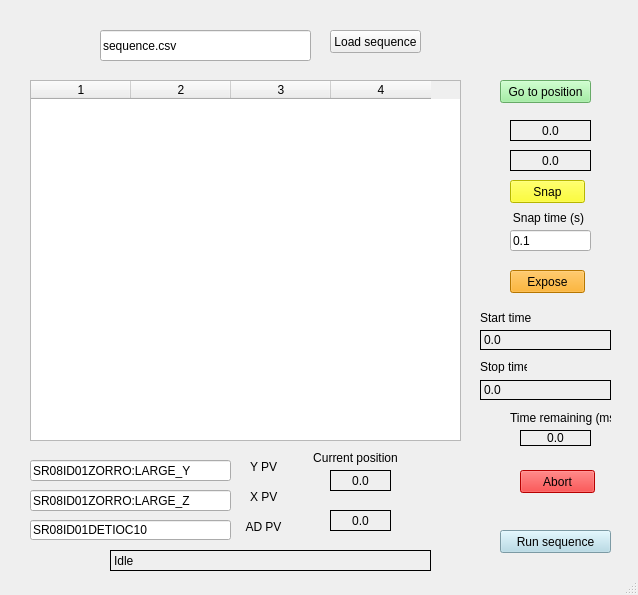
<?xml version="1.0" encoding="UTF-8"?>
<ui version="4.0">
 <class>MainWindow</class>
 <widget class="QMainWindow" name="MainWindow">
  <property name="geometry">
   <rect>
    <x>0</x>
    <y>0</y>
    <width>638</width>
    <height>595</height>
   </rect>
  </property>
  <property name="windowTitle">
   <string>Sequencer App</string>
  </property>
  <widget class="QWidget" name="centralwidget">
   <widget class="QTableWidget" name="tableWidgetPosList">
    <property name="geometry">
     <rect>
      <x>30</x>
      <y>80</y>
      <width>431</width>
      <height>361</height>
     </rect>
    </property>
    <property name="rowCount">
     <number>0</number>
    </property>
    <property name="columnCount">
     <number>4</number>
    </property>
    <column/>
    <column/>
    <column/>
    <column/>
   </widget>
   <widget class="QLineEdit" name="lineEditSeqFile">
    <property name="geometry">
     <rect>
      <x>100</x>
      <y>30</y>
      <width>211</width>
      <height>31</height>
     </rect>
    </property>
    <property name="text">
     <string>sequence.csv</string>
    </property>
   </widget>
   <widget class="QPushButton" name="pushButtonLoadSeq">
    <property name="geometry">
     <rect>
      <x>330</x>
      <y>30</y>
      <width>91</width>
      <height>23</height>
     </rect>
    </property>
    <property name="text">
     <string>Load sequence</string>
    </property>
   </widget>
   <widget class="QPushButton" name="pushButtonGo">
    <property name="geometry">
     <rect>
      <x>500</x>
      <y>530</y>
      <width>111</width>
      <height>23</height>
     </rect>
    </property>
    <property name="styleSheet">
     <string notr="true">background-color:lightblue</string>
    </property>
    <property name="text">
     <string>Run sequence</string>
    </property>
   </widget>
   <widget class="QLineEdit" name="lineEditXPV">
    <property name="geometry">
     <rect>
      <x>30</x>
      <y>460</y>
      <width>201</width>
      <height>21</height>
     </rect>
    </property>
    <property name="text">
     <string>SR08ID01ZORRO:LARGE_Y</string>
    </property>
   </widget>
   <widget class="QLineEdit" name="lineEditYPV">
    <property name="geometry">
     <rect>
      <x>30</x>
      <y>490</y>
      <width>201</width>
      <height>21</height>
     </rect>
    </property>
    <property name="text">
     <string>SR08ID01ZORRO:LARGE_Z</string>
    </property>
   </widget>
   <widget class="QLabel" name="label">
    <property name="geometry">
     <rect>
      <x>250</x>
      <y>460</y>
      <width>47</width>
      <height>13</height>
     </rect>
    </property>
    <property name="text">
     <string>Y PV</string>
    </property>
   </widget>
   <widget class="QLabel" name="label_2">
    <property name="geometry">
     <rect>
      <x>250</x>
      <y>490</y>
      <width>47</width>
      <height>13</height>
     </rect>
    </property>
    <property name="text">
     <string>X PV</string>
    </property>
   </widget>
   <widget class="QLabel" name="labelXPos">
    <property name="geometry">
     <rect>
      <x>330</x>
      <y>470</y>
      <width>61</width>
      <height>21</height>
     </rect>
    </property>
    <property name="frameShape">
     <enum>QFrame::Box</enum>
    </property>
    <property name="text">
     <string>0.0</string>
    </property>
    <property name="alignment">
     <set>Qt::AlignCenter</set>
    </property>
   </widget>
   <widget class="QLabel" name="labelYPos">
    <property name="geometry">
     <rect>
      <x>330</x>
      <y>510</y>
      <width>61</width>
      <height>21</height>
     </rect>
    </property>
    <property name="frameShape">
     <enum>QFrame::Box</enum>
    </property>
    <property name="text">
     <string>0.0</string>
    </property>
    <property name="alignment">
     <set>Qt::AlignCenter</set>
    </property>
   </widget>
   <widget class="QPushButton" name="pushButtonGoTo">
    <property name="geometry">
     <rect>
      <x>500</x>
      <y>80</y>
      <width>91</width>
      <height>23</height>
     </rect>
    </property>
    <property name="styleSheet">
     <string notr="true">background-color:lightgreen</string>
    </property>
    <property name="text">
     <string>Go to position</string>
    </property>
   </widget>
   <widget class="QLabel" name="label_3">
    <property name="geometry">
     <rect>
      <x>310</x>
      <y>450</y>
      <width>91</width>
      <height>16</height>
     </rect>
    </property>
    <property name="text">
     <string>Current position</string>
    </property>
    <property name="alignment">
     <set>Qt::AlignCenter</set>
    </property>
   </widget>
   <widget class="QLabel" name="labelGoToX">
    <property name="geometry">
     <rect>
      <x>510</x>
      <y>120</y>
      <width>81</width>
      <height>21</height>
     </rect>
    </property>
    <property name="frameShape">
     <enum>QFrame::Box</enum>
    </property>
    <property name="text">
     <string>0.0</string>
    </property>
    <property name="alignment">
     <set>Qt::AlignCenter</set>
    </property>
   </widget>
   <widget class="QLabel" name="labelGoToY">
    <property name="geometry">
     <rect>
      <x>510</x>
      <y>150</y>
      <width>81</width>
      <height>21</height>
     </rect>
    </property>
    <property name="frameShape">
     <enum>QFrame::Box</enum>
    </property>
    <property name="text">
     <string>0.0</string>
    </property>
    <property name="alignment">
     <set>Qt::AlignCenter</set>
    </property>
   </widget>
   <widget class="QPushButton" name="pushButtonSnap">
    <property name="geometry">
     <rect>
      <x>510</x>
      <y>180</y>
      <width>75</width>
      <height>23</height>
     </rect>
    </property>
    <property name="styleSheet">
     <string notr="true">background-color: yellow</string>
    </property>
    <property name="text">
     <string>Snap</string>
    </property>
   </widget>
   <widget class="QPushButton" name="pushButtonExpose">
    <property name="geometry">
     <rect>
      <x>510</x>
      <y>270</y>
      <width>75</width>
      <height>23</height>
     </rect>
    </property>
    <property name="styleSheet">
     <string notr="true">background-color:orange</string>
    </property>
    <property name="text">
     <string>Expose</string>
    </property>
   </widget>
   <widget class="QLabel" name="label_4">
    <property name="geometry">
     <rect>
      <x>508</x>
      <y>210</y>
      <width>81</width>
      <height>16</height>
     </rect>
    </property>
    <property name="text">
     <string>Snap time (s)</string>
    </property>
    <property name="alignment">
     <set>Qt::AlignCenter</set>
    </property>
   </widget>
   <widget class="QLineEdit" name="lineEditSnapTime">
    <property name="geometry">
     <rect>
      <x>510</x>
      <y>230</y>
      <width>81</width>
      <height>21</height>
     </rect>
    </property>
    <property name="text">
     <string>0.1</string>
    </property>
   </widget>
   <widget class="QLineEdit" name="lineEditADPV">
    <property name="geometry">
     <rect>
      <x>30</x>
      <y>520</y>
      <width>201</width>
      <height>20</height>
     </rect>
    </property>
    <property name="text">
     <string>SR08ID01DETIOC10</string>
    </property>
    <property name="maxLength">
     <number>32762</number>
    </property>
   </widget>
   <widget class="QLabel" name="labelADPV">
    <property name="geometry">
     <rect>
      <x>240</x>
      <y>520</y>
      <width>47</width>
      <height>13</height>
     </rect>
    </property>
    <property name="text">
     <string>AD PV</string>
    </property>
    <property name="alignment">
     <set>Qt::AlignCenter</set>
    </property>
   </widget>
   <widget class="QPushButton" name="pushButtonAbort">
    <property name="geometry">
     <rect>
      <x>520</x>
      <y>470</y>
      <width>75</width>
      <height>23</height>
     </rect>
    </property>
    <property name="styleSheet">
     <string notr="true">background-color:red</string>
    </property>
    <property name="text">
     <string>Abort</string>
    </property>
   </widget>
   <widget class="QLabel" name="labelStatus">
    <property name="geometry">
     <rect>
      <x>110</x>
      <y>550</y>
      <width>321</width>
      <height>21</height>
     </rect>
    </property>
    <property name="frameShape">
     <enum>QFrame::Box</enum>
    </property>
    <property name="text">
     <string>Idle</string>
    </property>
   </widget>
   <widget class="QLabel" name="labelTime">
    <property name="geometry">
     <rect>
      <x>520</x>
      <y>430</y>
      <width>71</width>
      <height>16</height>
     </rect>
    </property>
    <property name="frameShape">
     <enum>QFrame::Box</enum>
    </property>
    <property name="text">
     <string>0.0</string>
    </property>
    <property name="alignment">
     <set>Qt::AlignCenter</set>
    </property>
   </widget>
   <widget class="QLabel" name="label_5">
    <property name="geometry">
     <rect>
      <x>510</x>
      <y>410</y>
      <width>101</width>
      <height>16</height>
     </rect>
    </property>
    <property name="text">
     <string>Time remaining (ms)</string>
    </property>
   </widget>
   <widget class="QLabel" name="labelStartTime">
    <property name="geometry">
     <rect>
      <x>480</x>
      <y>330</y>
      <width>131</width>
      <height>20</height>
     </rect>
    </property>
    <property name="frameShape">
     <enum>QFrame::Box</enum>
    </property>
    <property name="text">
     <string>0.0</string>
    </property>
   </widget>
   <widget class="QLabel" name="labelStopTime">
    <property name="geometry">
     <rect>
      <x>480</x>
      <y>380</y>
      <width>131</width>
      <height>20</height>
     </rect>
    </property>
    <property name="frameShape">
     <enum>QFrame::Box</enum>
    </property>
    <property name="text">
     <string>0.0</string>
    </property>
   </widget>
   <widget class="QLabel" name="label_6">
    <property name="geometry">
     <rect>
      <x>480</x>
      <y>310</y>
      <width>101</width>
      <height>16</height>
     </rect>
    </property>
    <property name="text">
     <string>Start time</string>
    </property>
   </widget>
   <widget class="QLabel" name="label_7">
    <property name="geometry">
     <rect>
      <x>480</x>
      <y>360</y>
      <width>47</width>
      <height>13</height>
     </rect>
    </property>
    <property name="text">
     <string>Stop time</string>
    </property>
   </widget>
  </widget>
  <widget class="QStatusBar" name="statusbar"/>
 </widget>
 <resources/>
 <connections/>
</ui>
